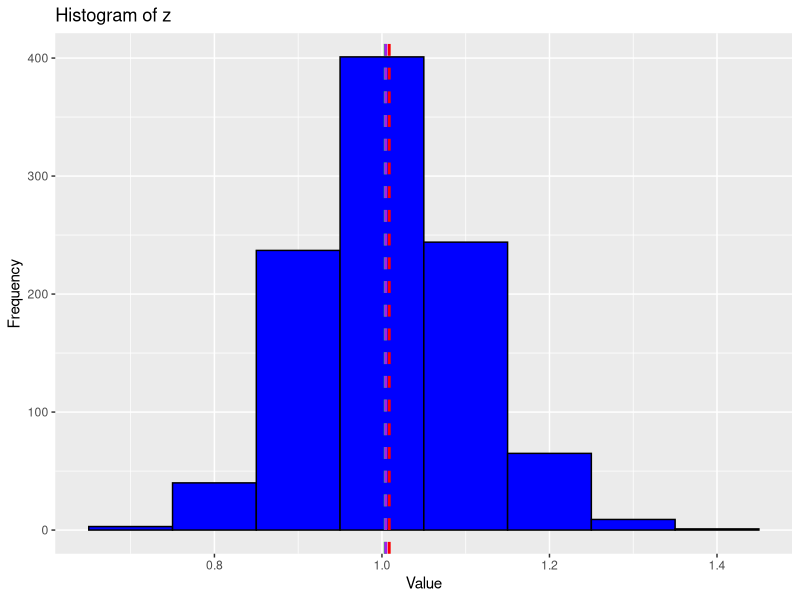
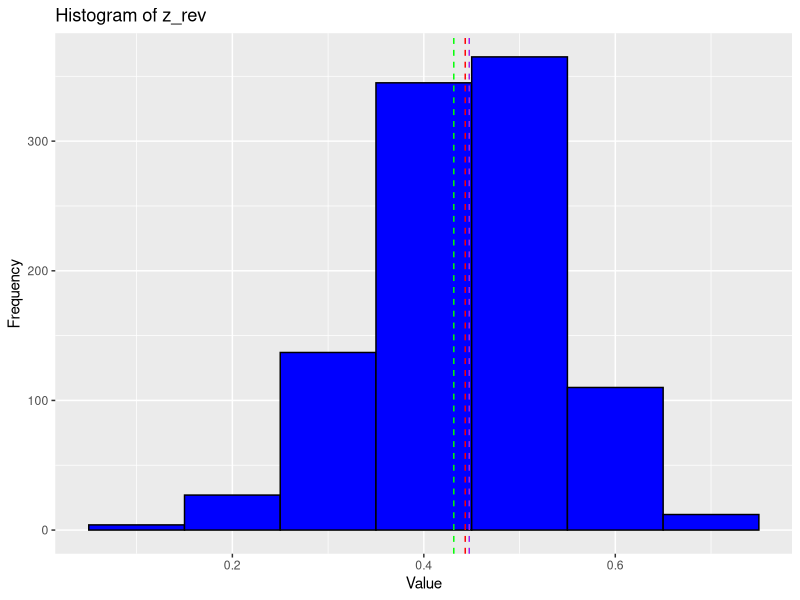

These figures' R source, in order:
#' ---
#' title: "Report week4"
#' output: html_document
#' date: "2023-9-23"
#' author: Zachary Bunch
#' ---

library(tidyverse)

# construct vectors x and y
x <- c(15.9, 15.1, 21.9, 13.3, 24.4)
y <- c(15.9, 15.1, 21.9, 53.3, 24.4)

x

y

# arithmetic mean
# for vector x
n_x <- length(x) # the number of elements in x = the number of data points
sum_x <- sum(x) # summation for x
mu_x <- sum_x / n_x # arithmetic mean
print(mu_x) # print calculated value


# for vector y; we can calculate directly too
mu_y <- sum(y) / length(y)
print(mu_y) # print calculated value

#mean()
print(mean(x))
print(mean(y))

#Geometric mean ####

# for vector x
prod_x <- prod(x) # product of vector x; x1 * x2 * x3...
n_x <- length(x)
mug_x <- prod_x^(1 / n_x) # ^ means power
print(mug_x)

# for vector y
mug_y <- prod(y)^(1 / length(y))
print(mug_y)

#Median ####

# for vector x
x <- sort(x) # sort x from small to large
index <- (length(x) + 1) / 2 # (N + 1)/2 th index as length(x) is an odd number
med_x <- x[index]
print(med_x)

# for vector y
y <- sort(y) # sort y from small to large
med_y <- y[(length(y) + 1) / 2]
print(med_y)


print(median(x))

print(median(y))


# variation  ------------------------------------------------------------

# for x
sqd_x <- (x - mean(x))^2 # squared deviance
sum_sqd_x <- sum(sqd_x)
var_x <- sum_sqd_x / length(x)
print(var_x)

# for y
var_y <- sum((y - mean(y))^2) / length(y)
print(var_y)


# Standard deviation  -----------------------------------------------------

# for x
sd_x <- sqrt(var_x) # sqrt(): square root
print(sd_x)

# for y
sd_y <- sqrt(var_y)
print(sd_y)

# coeffient of variation 

# for x
cv_x <- sd_x / mean(x)
print(cv_x)

# for y
cv_y <- sd_y / mean(y)
print(cv_y)

# IQR

# for x
x_l <- quantile(x, 0.25) # quantile(): return quantile values, 25 percentile
x_h <- quantile(x, 0.75) # quantile(): return quantile values, 75 percentile
iqr_x <- abs(x_l - x_h) # abs(): absolute value
print(iqr_x)


# for y
y_q <- quantile(y, c(0.25, 0.75)) # return as a vector
iqr_y <- abs(y_q[1] - y_q[2]) # y_q[1] = 25 percentile; y_q[2] = 75 percentile
print(iqr_y)

# MAD

# for x
ad_x <- abs(x - median(x))
mad_x <- median(ad_x)
print(mad_x)

# for y
mad_y <- median(abs(y - median(y)))
print(mad_y)

# MAD/ MEDIAN

# for x
mm_x <- mad_x / median(x)
print(mm_x)

# for y
mm_y <- mad_y / median(y)
print(mm_y)


# 1.3 Lab -----------------------------------------------------------------

# Step 1: Create a vector z with length 1000
z <- exp(rnorm(n = 1000, mean = 0, sd = 0.1))

arithmetic_mean <- mean(z)
geometric_mean <- exp(mean(log(z)))  # Geometric mean calculation
median_value <- median(z)


# Step 2 + 3: Draw a histogram of z using ggplot2 
# Draw vertical lines of arithmetic mean, geometric mean, and median on the histogram with different colors using a function geom_vline() 
library(tibble)
library(ggplot2)

data <- tibble(z = z)

ggplot(data, aes(x = z)) +
  geom_histogram(binwidth = 0.1, fill = "blue", color = "black") +
  geom_vline(xintercept = arithmetic_mean, color = "red", linetype = "dashed", size = 1) +
  geom_vline(xintercept = geometric_mean, color = "green", linetype = "dashed", size = 1) +
  geom_vline(xintercept = median_value, color = "purple", linetype = "dashed", size = 1) +
  labs(title = "Histogram of z",
       x = "Value",
       y = "Frequency")


# Step 4: Compare the values of the central tendency measures.
# Just a table?


summary_table <- data.frame(
  Measure = c("Arithmetic Mean", "Geometric Mean", "Median"),
  Value = c(arithmetic_mean, geometric_mean, median_value)
)

summary_table


# Step 5: Create a new vector z_rev and repeat steps 1-4
z_rev <- -z + max(z) + 0.1


arithmetic_mean <- mean(z_rev)
geometric_mean <- exp(mean(log(z_rev)))  # Geometric mean calculation
median_value <- median(z_rev)

#REPEAT
# Step 2 + 3: Draw a histogram of z_rev using ggplot2 
# Draw vertical lines of arithmetic mean, geometric mean, and median on the histogram with different colors using a function geom_vline() 
library(tibble)
library(ggplot2)

data <- tibble(z_rev = z_rev)

ggplot(data, aes(x = z_rev)) +
  geom_histogram(binwidth = 0.1, fill = "blue", color = "black") +
  geom_vline(xintercept = arithmetic_mean, color = "red", linetype = "dashed", siz_reve = 1) +
  geom_vline(xintercept = geometric_mean, color = "green", linetype = "dashed", siz_reve = 1) +
  geom_vline(xintercept = median_value, color = "purple", linetype = "dashed", siz_reve = 1) +
  labs(title = "Histogram of z_rev",
       x = "Value",
       y = "Frequency")

#REPEAT
# Step 4: Compare the values of the central tendency measures.
# Just a table?


summary_table <- data.frame(
  Measure = c("Arithmetic Mean", "Geometric Mean", "Median"),
  Value = c(arithmetic_mean, geometric_mean, median_value)
)

summary_table
